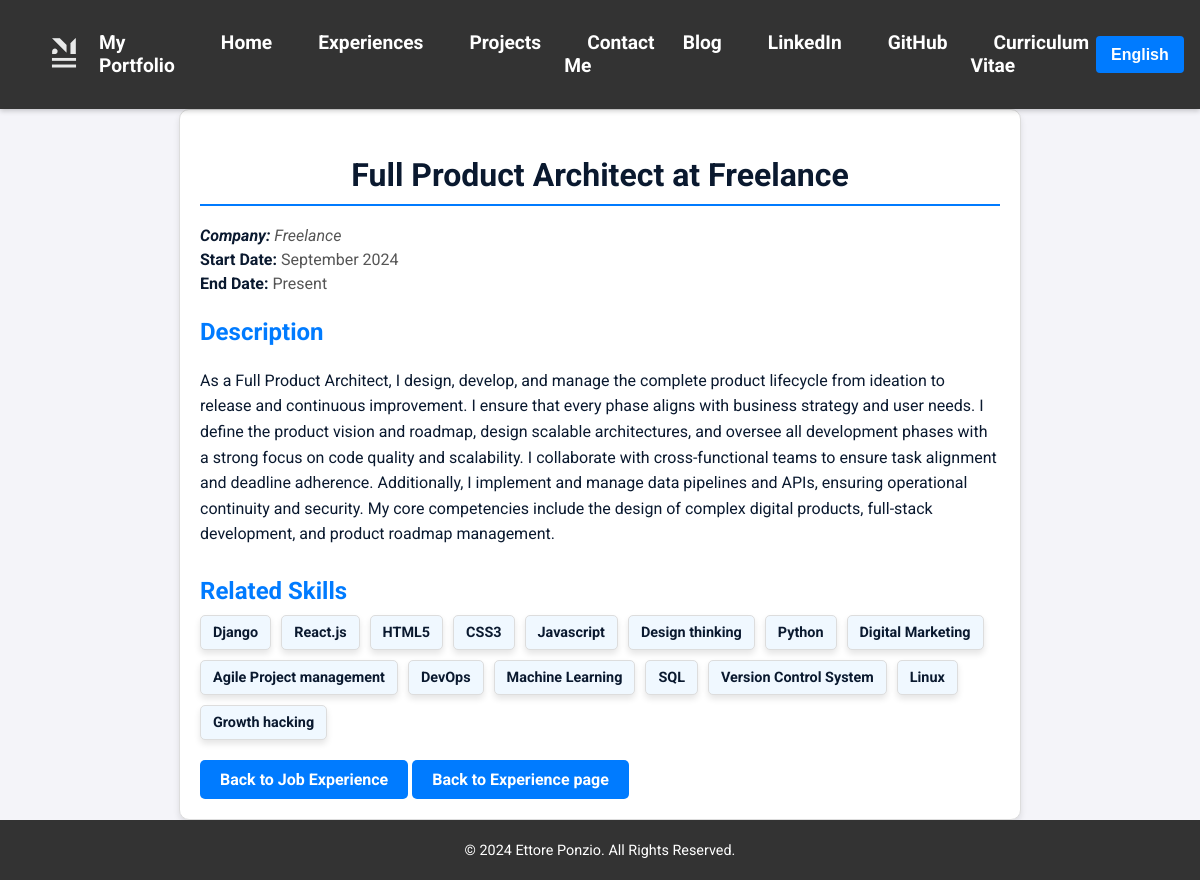
Screenshot of /en/job_experience/2/ with the database file from the repository.
### portfolio/models.py (models this page shows, shortened)
class JobExperience(models.Model):
    title_en = models.CharField(
        max_length=255,
        help_text=_("Job title in English (e.g., Software Developer)"),
        verbose_name=_("Title (EN)")
    )
    title_it = models.CharField(
        max_length=255,
        help_text=_("Job title in Italian (e.g., Sviluppatore Software)"),
        verbose_name=_("Title (IT)")
    )
    company = models.CharField(
        max_length=255,
        help_text=_("Company name"),
        verbose_name=_("Company")
    )
    start_date = models.DateField(
        help_text=_("Start date of the job"),
        verbose_name=_("Start Date")
    )
    end_date = models.DateField(
        null=True,
        blank=True,
        help_text=_("End date of the job (if applicable)"),
        verbose_name=_("End Date")
    )
    description_en = models.TextField(
        blank=True,
        help_text=_("Description of responsibilities or achievements in English"),
        verbose_name=_("Description (EN)")
    )
    description_it = models.TextField(
        blank=True,
        help_text=_("Description of responsibilities or achievements in Italian"),
        verbose_name=_("Description (IT)")
    )
    skills = models.ManyToManyField(
        'Skill',
        related_name="job_experiences",
        blank=True,
        help_text=_("Skills related to this job experience"),
        verbose_name=_("Skills")
    )
    class Meta:
        verbose_name = _("Job Experience")
        verbose_name_plural = _("Job Experiences")

class Skill(models.Model):
    name_en = models.CharField(
        max_length=100,
        help_text=_("The name of the skill in English (e.g., Python, Data Analysis)."),
        verbose_name=_("Name (EN)")
    )
    name_it = models.CharField(
        max_length=100,
        help_text=_("The name of the skill in Italian (e.g., Python, Analisi dei dati)."),
        verbose_name=_("Name (IT)")
    )
    class Meta:
        verbose_name = _("Skill")
        verbose_name_plural = _("Skills")

### portfolio/views.py (the view)
# urls.py: path('job_experience/<int:pk>/', ViewJobExperienceDetail.as_view(), name='job_experience_detail'),
class ViewJobExperienceDetail(DetailView):
    model = JobExperience
    template_name = 'portfolio/job_experience_detail.html'
    context_object_name = 'job_experience'
    def get_context_data(self, **kwargs):
        context = super().get_context_data(**kwargs)
        user_language = get_language()  # Get the current user's language (e.g., 'en' or 'it')
        job_experience = context['job_experience']
        context['job_experience'].display_title = (
            job_experience.title_it if user_language == 'it' else job_experience.title_en
        )
        context['job_experience'].display_description = (
            job_experience.description_it if user_language == 'it' else job_experience.description_en
        )
        related_skills = job_experience.skills.all()
        for skill in related_skills:
            skill.display_name = (
                skill.name_it if user_language == 'it' else skill.name_en
            )
        context['skills'] = related_skills
        return context

### portfolio/templates/portfolio/job_experience_detail.html (shortened to what this page needs)
{% extends 'portfolio/base.html' %}
{% load static %}
{% load i18n %}
{% block styles %}
    <link rel="stylesheet" href="{% static 'portfolio/css/job_experience_detail.css' %}">
{% endblock %}
{% block content %}
<article class="detail-page">
    <h1 class="page-title">{{ job_experience.display_title }} {% trans "at" %} {{ job_experience.company }}</h1>
    <section class="key-info">
        <p class="company"><strong>{% trans "Company:" %}</strong> {{ job_experience.company }}</p>
        <p><strong>{% trans "Start Date:" %}</strong> {{ job_experience.start_date|date:"F Y" }}</p>
        <p><strong>{% trans "End Date:" %}</strong>
            {% if job_experience.end_date %}
                {{ job_experience.end_date|date:"F Y" }}
            {% else %}
                {% trans "Present" %}
            {% endif %}
        </p>
    </section>
    <section class="description">
        <h2 class="section-heading">{% trans "Description" %}</h2>
        <p>{{ job_experience.display_description }}</p>
    </section>
    {% if skills %}
    <section class="skills">
        <h2 class="section-heading">{% trans "Related Skills" %}</h2>
        <ul class="skills-list">
            {% for skill in skills %}
            <li>{{ skill.display_name }}</li>
            {% endfor %}
        </ul>
    </section>
    {% endif %}
    <a href="{% url 'portfolio:job_experience_list' %}" class="btn-back">{% trans "Back to Job Experience" %}</a>
    <a href="{% url 'portfolio:education' %}" class="btn-back">{% trans "Back to Experience page" %}</a>
</article>
{% endblock %}

### portfolio/static/portfolio/css/job_experience_detail.css (style rules this page uses)
:root { --primary-color: #007bff; --primary-color-dark: #0069d9; --secondary-color: #0A192F; --background-color: #f4f4f9; --text-color: #0A192F; --light-text-color: #555; --border-color: #ddd; --white-color: #ffffff; --hover-background-color: #f0f8ff; --box-shadow: 0 4px 6px rgba(0, 0, 0, 0.1); }
body { font-family: 'Roboto', sans-serif; color: var(--text-color); background-color: var(--background-color); margin: 0; padding: 0; }
.detail-page { max-width: 800px; margin: 0 auto; padding: 20px; background-color: var(--white-color); border: 1px solid var(--border-color); border-radius: 10px; box-shadow: var(--box-shadow); }
.detail-page .page-title { font-size: 2rem; font-weight: bold; color: var(--secondary-color); margin-bottom: 20px; text-align: center; border-bottom: 2px solid var(--primary-color); padding-bottom: 10px; }
.detail-page .section-heading { font-size: 1.5rem; color: var(--primary-color); margin-bottom: 10px; }
.detail-page .key-info { margin-bottom: 20px; }
.detail-page .key-info strong { color: var(--secondary-color); }
.detail-page .key-info p { margin: 5px 0; color: var(--light-text-color); }
.detail-page .description { font-size: 1rem; line-height: 1.6; color: var(--text-color); margin-bottom: 30px; }
.detail-page .btn-back { display: inline-block; padding: 10px 20px; background-color: var(--primary-color); color: var(--white-color); border: none; border-radius: 5px; text-decoration: none; font-weight: bold; text-align: center; transition: background-color 0.3s ease; cursor: pointer; box-sizing: border-box; }
.detail-page .company { font-style: italic; color: var(--light-text-color); margin-bottom: 15px; }
.detail-page .skills { margin-bottom: 20px; }
.detail-page .skills ul { list-style-type: none; padding: 0; margin: 0; display: flex; flex-wrap: wrap; gap: 10px; }
.detail-page .skills ul li { background-color: var(--hover-background-color); padding: 8px 12px; border: 1px solid var(--border-color); border-radius: 5px; font-size: 0.9rem; font-weight: bold; color: var(--secondary-color); box-shadow: var(--box-shadow); transition: background-color 0.3s ease, color 0.3s ease; }

### rows the page displays
JobExperience: display_title "Full Product Architect", company "Freelance", start_date "September 2024", display_description "As a Full Product Architect, I design, develop, and manage the complete product lifecycle from ideation to release and continuous improvement. I ensure that every phase aligns with business strategy and user needs. I define the product vision and roadmap, design scalable architectures, and oversee all development phases with a strong focus on code quality and scalability. I collaborate with cross-functional teams to ensure task alignment and deadline adherence. Additionally, I implement and manage data pipelines and APIs, ensuring operational continuity and security. My core competencies include the design of complex digital products, full-stack development, and product roadmap management."
Skill: display_name "Django"
Skill: display_name "React.js"
Skill: display_name "HTML5"
Skill: display_name "CSS3"
Skill: display_name "Javascript"
Skill: display_name "Design thinking"
Skill: display_name "Python"
Skill: display_name "Digital Marketing"
Skill: display_name "Agile Project management"
Skill: display_name "DevOps"
Skill: display_name "Machine Learning"
Skill: display_name "SQL"
Skill: display_name "Version Control System"
Skill: display_name "Linux"
Skill: display_name "Growth hacking"

### other values shown
form field language "English"
